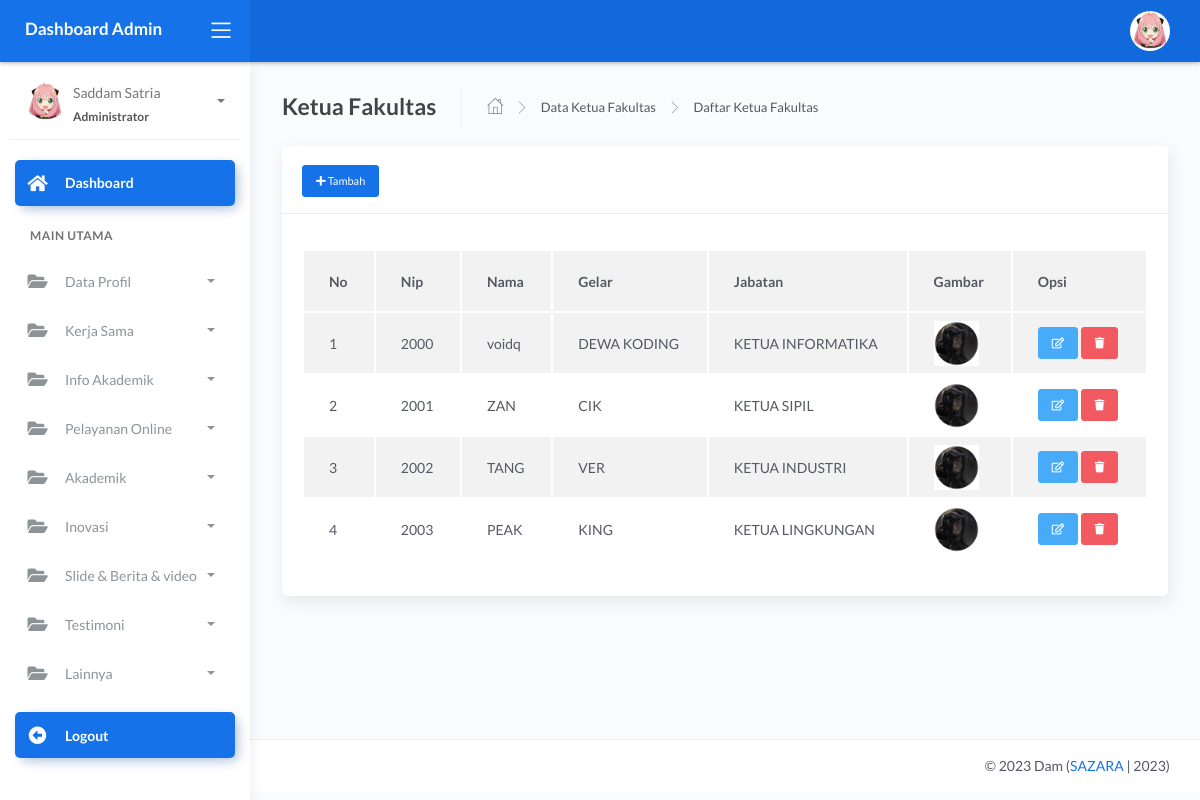
/admin/dashboard.php?page=ketua_fakultas (signed in), run on the app's committed database.
### tables this page shows
CREATE TABLE `tb_ketua` (
  `nip` int(11) NOT NULL,
  `nama` varchar(50) NOT NULL,
  `gelar` varchar(50) NOT NULL,
  `jabatan` varchar(50) NOT NULL,
  `gambar` varchar(255) NOT NULL
);

### admin/modul/profil/pimpinan_fakultas/ketua_jurusan/ketua_jurusan_data.php (the view, shortened to what this page needs)
<div class="page-inner">
          <div class="page-header">
            <h4 class="page-title">Ketua Fakultas</h4>
            <ul class="breadcrumbs">
              <li class="nav-home">
                <a href="#">
                  <i class="flaticon-home"></i>
                </a>
              </li>
              <li class="separator">
                <i class="flaticon-right-arrow"></i>
              </li>
              <li class="nav-item">
                <a href="#">Data Ketua Fakultas</a>
              </li>
              <li class="separator">
                <i class="flaticon-right-arrow"></i>
              </li>
              <li class="nav-item">
                <a href="#">Daftar Ketua Fakultas</a>
              </li>
            </ul>
          </div>
          <div class="row">
            <div class="col-md-12">
              <div class="card">
                <div class="card-header">
                  <div class="card-title">
                     <a href="?page=ketua_fakultas&act=add" class="btn btn-primary btn-sm text-white"><i class="fa fa-plus"></i> Tambah</a>
                  </div>
                </div>
                <div class="card-body">
                      <div class="table-responsive">
                   <table id="basic-datatables" class="display table table-striped table-hover" >
                       <tr>
                            <th>No</th>
                            <th>Nip</th>
                            <th>Nama</th>
                            <th>Gelar</th>
                            <th>Jabatan</th>
                            <th>Gambar</th>
                            <th>Opsi</th>
                        </tr>
                    <tbody>
                        <?php
                        $no=1;
      $guru = mysqli_query($con,"SELECT * FROM tb_ketua");
                        foreach ($guru as $g) {?>
                        <tr>
                            <td><?= $no++; ?></td>
                            <td><?=$g['nip']?></td>
                            <td><?=$g['nama'];?></td>
                            <td><?=$g['gelar']?></td>
                            <td><?=$g['jabatan']?></td>
                            <td><img src="../assets/img/pimpinan/<?=$g['gambar'];?>" alt="gambar" width="45" height="45"></td>
                              <td>
              <a class="btn btn-info btn-sm" href="?page=ketua_fakultas&act=edit&id=<?=$g['nip'] ?>"><i class="far fa-edit"></i></a>
              <a class="btn btn-danger btn-sm" onclick="return confirm('Yakin Hapus Data ??')" href="?page=ketua_fakultas&act=del&id=<?=$g['nip'] ?>"><i class="fas fa-trash"></i>
              </a>
                            </td>
                        </tr>
                    <?php } ?>
                    </tbody>
                </table>
                      </div>
                    </div>
                  </div>
                </div>
</div>
</div>

### admin/dashboard.php (shortened to what this page needs)
<?php
include '../config/db.php';
	?>
<?php
$id_login = @$_SESSION['admin'];
$sql = mysqli_query($con, "SELECT * FROM tb_admin
 WHERE id_admin = '$id_login'") or die(mysqli_error($con));
$data = mysqli_fetch_array($sql);
?>
<!DOCTYPE html>
<html lang="en">
<head>
	<link rel="stylesheet" href="../assets/css/bootstrap.min.css">
	<link rel="stylesheet" href="../assets/css/atlantis.min.css">
	<link rel="stylesheet" href="../assets/css/demo.css">
</head>
<body>
	<div class="wrapper">
		<div class="main-header">
			<div class="logo-header" data-background-color="blue">
				<a href="dashboard.php" class="logo">
					<b class="text-white">Dashboard Admin</b>
				</a>
				<div class="nav-toggle">
					<button class="btn btn-toggle toggle-sidebar">
						<i class="icon-menu"></i>
					</button>
				</div>
			</div>
			<nav class="navbar navbar-header navbar-expand-lg" data-background-color="blue2">
				<div class="container-fluid">
					<ul class="navbar-nav topbar-nav ml-md-auto align-items-center">
						<li class="nav-item dropdown hidden-caret">
							<a class="dropdown-toggle profile-pic" data-toggle="dropdown" href="#"
								aria-expanded="false">
								<div class="avatar-sm">
									<img src="../assets/img/user/<?= $data['foto'] ?>" alt="..."
										class="avatar-img rounded-circle">
								</div>
							</a>
						</li>
					</ul>
				</div>
			</nav>
		</div>
		<div class="sidebar sidebar-style-2">
			<div class="sidebar-wrapper scrollbar scrollbar-inner">
				<div class="sidebar-content">
					<div class="user">
						<div class="avatar-sm float-left mr-2">
							<img src="../assets/img/user/<?= $data['foto'] ?>" alt="..."
								class="avatar-img rounded-circle">
						</div>
						<div class="info">
							<a data-toggle="collapse" href="#collapseExample" aria-expanded="true">
								<span>
									<?= $data['nama_admin'] ?>
									<span class="user-level">Administrator</span>
									<span class="caret"></span>
								</span>
							</a>
						</div>
					</div>
					<ul class="nav nav-primary">
						<li class="nav-item active">
							<a href="dashboard.php" class="collapsed">
								<i class="fas fa-home"></i>
								<p>Dashboard</p>
							</a>
						</li>
						<li class="nav-section">
							<h4 class="text-section">Main Utama</h4>
						</li>
						<li class="nav-item">
							<a data-toggle="collapse" href="#profil">
								<i class="fas fa-folder-open"></i>
								<p>Data Profil</p>
								<span class="caret"></span>
							</a>
						</li>
						<li class="nav-item">
							<a data-toggle="collapse" href="#kerja_sama">
								<i class="fas fa-folder-open"></i>
								<p>Kerja Sama</p>
								<span class="caret"></span>
							</a>
						</li>
						<li class="nav-item">
							<a data-toggle="collapse" href="#info_akademik">
								<i class="fas fa-folder-open"></i>
								<p>Info Akademik</p>
								<span class="caret"></span>
							</a>
						</li>
						<li class="nav-item">
							<a data-toggle="collapse" href="#pelayanan">
								<i class="fas fa-folder-open"></i>
								<p>Pelayanan Online</p>
								<span class="caret"></span>
							</a>
						</li>
						<li class="nav-item">
							<a data-toggle="collapse" href="#akademik">
								<i class="fas fa-folder-open"></i>
								<p>Akademik</p>
								<span class="caret"></span>
							</a>
						</li>
						<li class="nav-item">
							<a data-toggle="collapse" href="#inovasi">
								<i class="fas fa-folder-open"></i>
								<p>Inovasi</p>
								<span class="caret"></span>
							</a>
						</li>
						<li class="nav-item">
							<a data-toggle="collapse" href="#dokumen">
								<i class="fas fa-folder-open"></i>
								<p>Slide & Berita & video</p>
								<span class="caret"></span>
							</a>
						</li>
						<li class="nav-item">
							<a data-toggle="collapse" href="#testi">
								<i class="fas fa-folder-open"></i>
								<p>Testimoni</p>
								<span class="caret"></span>
							</a>
						</li>
						<li class="nav-item">
							<a data-toggle="collapse" href="#download">
								<i class="fas fa-folder-open"></i>
								<p>Lainnya</p>
								<span class="caret"></span>
							</a>
						</li>
						<li class="nav-item active mt-3">
							<a href="index.php" class="collapsed">
								<i class="fas fa-arrow-alt-circle-left"></i>
								<p>Logout</p>
							</a>
						</li>
					</ul>
				</div>
			</div>
		</div>
		<div class="main-panel">
			<div class="content">
				<?php
				$page = @$_GET['page'];
				$act = @$_GET['act'];
				if ($page == 'profil') {
					if ($act == 'sejarah') {
						include 'modul/profil/sejarah/sejarah_data.php';
					} elseif ($act == 'add') {
						include 'modul/profil/sejarah/sejarah_add.php';
					} elseif ($act == 'proses') {
						include 'modul/profil/sejarah/sejarah_proses.php';
					} elseif ($act == 'edit') {
						include 'modul/profil/sejarah/sejarah_edit.php';
					} elseif ($act == 'del') {
						include 'modul/profil/sejarah/sejarah_hapus.php';
					}
				} elseif ($page == 'ketua_fakultas') {
					if ($act == '') {
						include 'modul/profil/pimpinan_fakultas/ketua_jurusan/ketua_jurusan_data.php';
					} elseif ($act == 'add') {
						include 'modul/profil/pimpinan_fakultas/ketua_jurusan/ketua_jurusan_add.php';
					} elseif ($act == 'edit') {
						include 'modul/profil/pimpinan_fakultas/ketua_jurusan/ketua_jurusan_edit.php';
					} elseif ($act == 'proses') {
						include 'modul/profil/pimpinan_fakultas/ketua_jurusan/ketua_jurusan_proses.php';
					}elseif ($act == 'del') {
						include 'modul/profil/pimpinan_fakultas/ketua_jurusan/ketua_jurusan_hapus.php';
					}
				} elseif ($page == '') {
					include 'modul/home.php';
				} else {
					echo "<b>Tidak ada Halaman</b>";
				}
				?>
			</div>
			<footer class="footer">
				<div class="container">
					<div class="copyright ml-auto">
						&copy; <?php echo date('Y'); ?> Dam (<a href="index.php">SAZARA</a> | 2023)
					</div>
				</div>
			</footer>
		</div>
	</div>
</body>
</html>

### data on the page
tb_ketua: nip "2000", nama "voidq", gelar "DEWA KODING", jabatan "KETUA INFORMATIKA", gambar (picture)
tb_ketua: nip "2001", nama "ZAN", gelar "CIK", jabatan "KETUA SIPIL", gambar (picture)
tb_ketua: nip "2002", nama "TANG", gelar "VER", jabatan "KETUA INDUSTRI", gambar (picture)
tb_ketua: nip "2003", nama "PEAK", gelar "KING", jabatan "KETUA LINGKUNGAN", gambar (picture)

### other printed values
$data['nama_admin'] "Saddam Satria"
